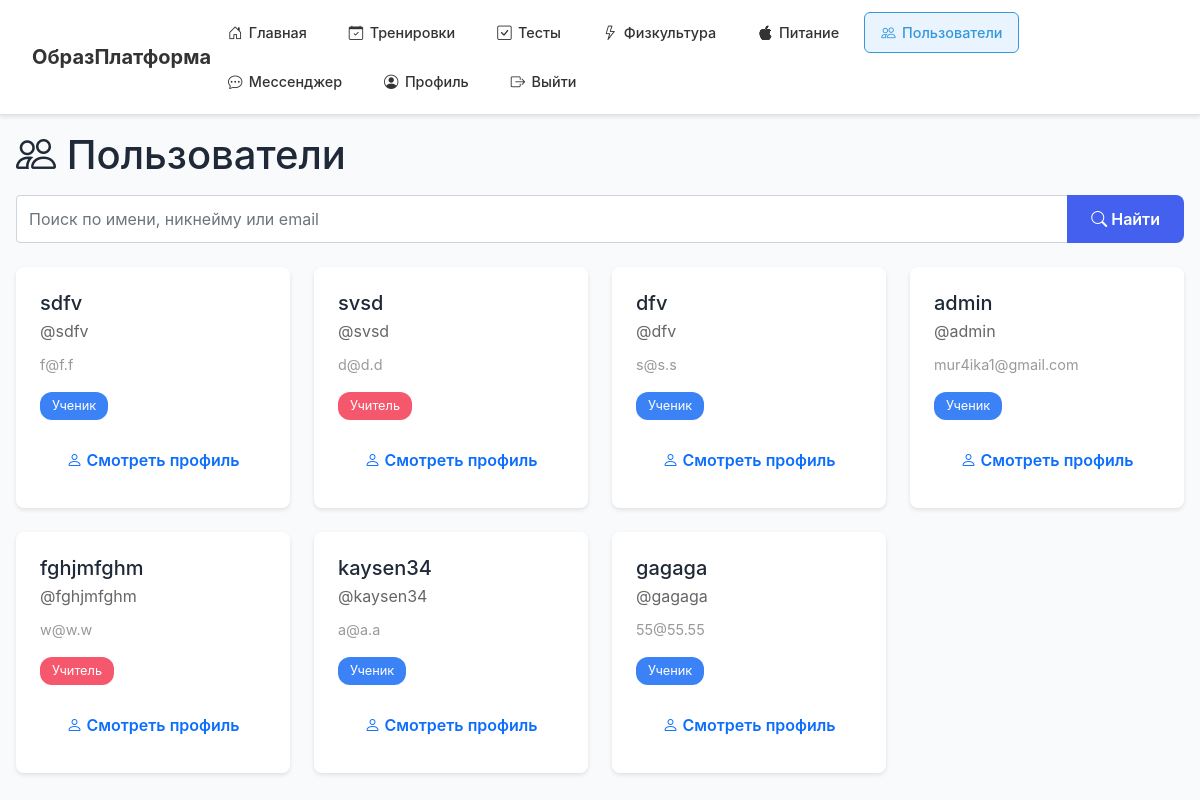
Screenshot of /users (signed in) with the database file from the repository.
### models.py (models this page shows)
class User(UserMixin, db.Model):
    id = db.Column(db.Integer, primary_key=True)
    username = db.Column(db.String(80), unique=True, nullable=False)
    nickname = db.Column(db.String(80), unique=True, nullable=True)
    email = db.Column(db.String(120), unique=True, nullable=False)
    password = db.Column(db.String(200), nullable=False)
    role = db.Column(db.String(20), nullable=False, default='student')
    is_approved = db.Column(db.Boolean, default=True)  # Учителя и повара ждут одобрения
    is_banned = db.Column(db.Boolean, default=False)
    mentor_id = db.Column(db.Integer, db.ForeignKey('user.id'))
    created_at = db.Column(db.DateTime, default=datetime.utcnow)
    mentor = db.relationship(
        'User',
        remote_side=[id],
        backref=db.backref('assigned_students', lazy='dynamic'),
        foreign_keys=[mentor_id],
        post_update=True
    )
    def is_teacher(self):
        return self.role == 'teacher'
    def is_student(self):
        return self.role == 'student'
    def is_cook(self):
        return self.role == 'cook'
    def is_admin(self):
        return self.role == 'admin'
    test_results = db.relationship('TestResult', backref='user', lazy=True)
    pe_results = db.relationship('PhysicalEducationResult', backref='user', lazy=True)
    homeworks = db.relationship('Homework', backref='user', lazy=True)
    training_programs = db.relationship('TrainingProgram', backref='user', lazy=True)
    nutrition_diaries = db.relationship('NutritionDiary', backref='user', lazy=True)
    sent_messages = db.relationship('Message', foreign_keys='Message.sender_id', backref='sender', lazy=True)
    received_messages = db.relationship('Message', foreign_keys='Message.receiver_id', backref='receiver', lazy=True)

### app.py (the view, shortened to what this page needs)
@app.route('/users')
@login_required
def users_list():
    query = (request.args.get('q') or '').strip()
    users_query = User.query.filter(User.id != current_user.id)
    users = users_query.order_by(User.created_at.desc()).all()
    return render_template('users.html', users=users, query=query)

### app.py (called while the page is built)
@login_manager.user_loader
def load_user(user_id):
    return User.query.get(int(user_id))

### templates/users.html (shortened to what this page needs)
{% extends "base.html" %}
{% block content %}
<div class="users-container">
    <h1><i class="bi bi-people"></i> Пользователи</h1>
    <form method="GET" action="{{ url_for('users_list') }}" class="mt-3">
        <div class="input-group">
            <input type="text" class="form-control" name="q" placeholder="Поиск по имени, никнейму или email"
                   value="{{ query }}">
            <button class="btn btn-primary" type="submit"><i class="bi bi-search"></i> Найти</button>
        </div>
    </form>
    <div class="users-grid">
        {% for user in users %}
        <div class="user-card">
            <h5 style="margin-bottom: 0.25rem;">{{ user.nickname or user.username }}</h5>
            <p style="margin: 0; color: #666;">@{{ user.nickname or user.username }}</p>
            <p style="margin: 0.5rem 0; color: #999; font-size: 0.9rem;">{{ user.email }}</p>
            <span class="user-role {{ 'role-teacher' if user.is_teacher() else 'role-student' }}">
                {{ 'Учитель' if user.is_teacher() else 'Ученик' }}
            </span>
            <a href="{{ url_for('view_user', user_id=user.id) }}" class="btn btn-outline-primary mt-3" style="width: 100%;">
                <i class="bi bi-person"></i> Смотреть профиль
            </a>
        </div>
        {% endfor %}
    </div>
</div>
{% endblock %}

### static/css/style.css (style rules this page uses)
:root { --primary: #4361ee; --primary-dark: #3730a3; --success: #10b981; --danger: #ef4444; --text: #1f2937; --text-light: #6b7280; --bg: #f9fafb; --white: #ffffff; --border: #e5e7eb; }
* { margin: 0; padding: 0; box-sizing: border-box; }
body { font-family: -apple-system, BlinkMacSystemFont, 'Segoe UI', sans-serif; background: var(--bg); color: var(--text); line-height: 1.6; }
.btn { padding: 0.75rem 1.5rem; font-size: 1rem; font-weight: 600; border: none; border-radius: 8px; cursor: pointer; transition: all 0.2s; text-decoration: none; display: inline-block; }
.btn-primary { background: var(--primary); color: white; }

### templates/users.html (style rules this page uses)
.users-container { max-width: 1200px; margin: 0 auto; }
.users-grid { display: grid; grid-template-columns: repeat(auto-fit, minmax(260px, 1fr)); gap: 1.5rem; margin-top: 1.5rem; }
.user-card { background: white; padding: 1.5rem; border-radius: 8px; box-shadow: 0 2px 4px rgba(0,0,0,0.1); transition: transform 0.2s, box-shadow 0.2s; }
.user-role { display: inline-block; padding: 0.25rem 0.75rem; border-radius: 12px; font-size: 0.8rem; margin-top: 0.5rem; }
.role-teacher { background: #f5576c; color: white; }
.role-student { background: #3b82f6; color: white; }

### rows the page displays
User: nickname "sdfv", email "f@f.f", role "Ученик"
User: nickname "svsd", email "d@d.d", role "Учитель"
User: nickname "dfv", email "s@s.s", role "Ученик"
User: nickname "admin", email "mur4ika1@gmail.com", role "Ученик"
User: nickname "fghjmfghm", email "w@w.w", role "Учитель"
User: nickname "kaysen34", email "a@a.a", role "Ученик"
User: nickname "gagaga", email "55@55.55", role "Ученик"
